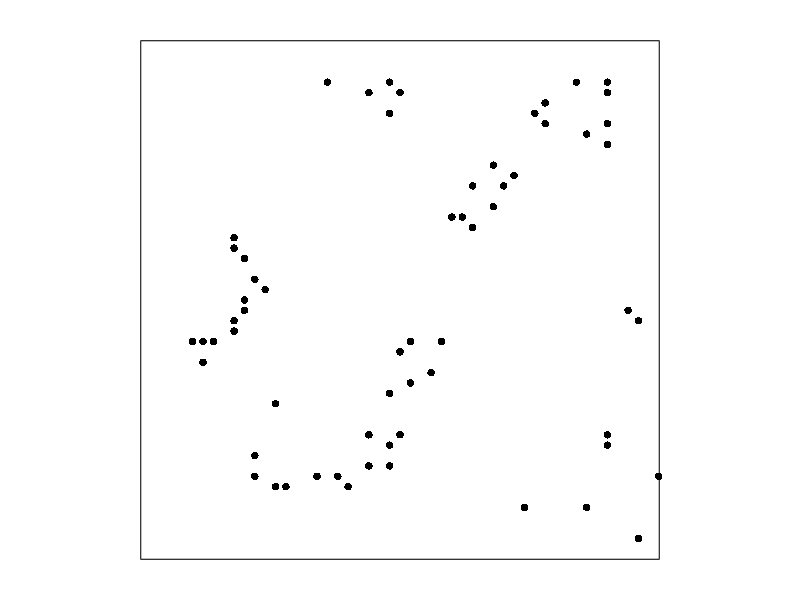
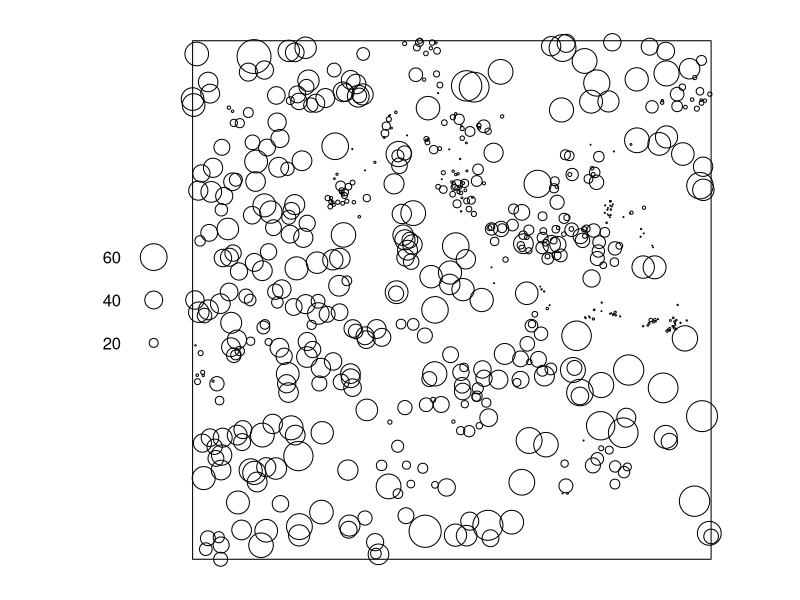
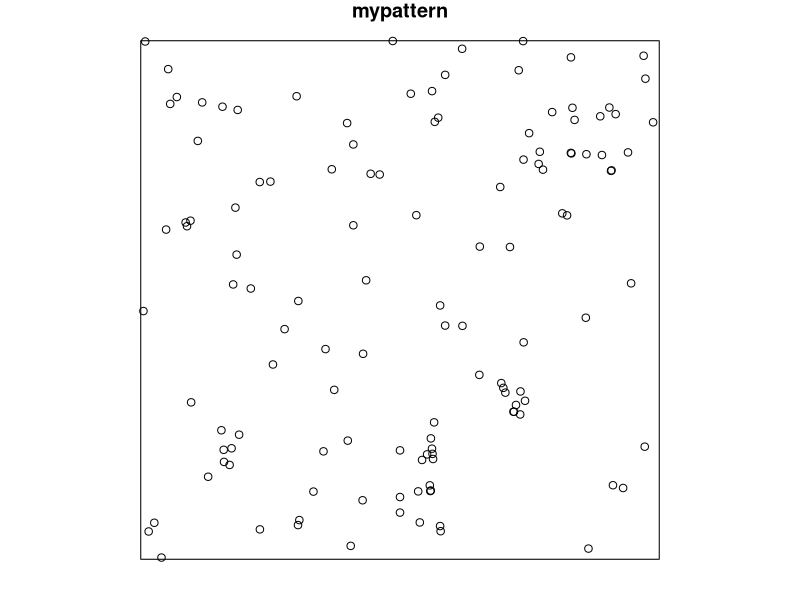
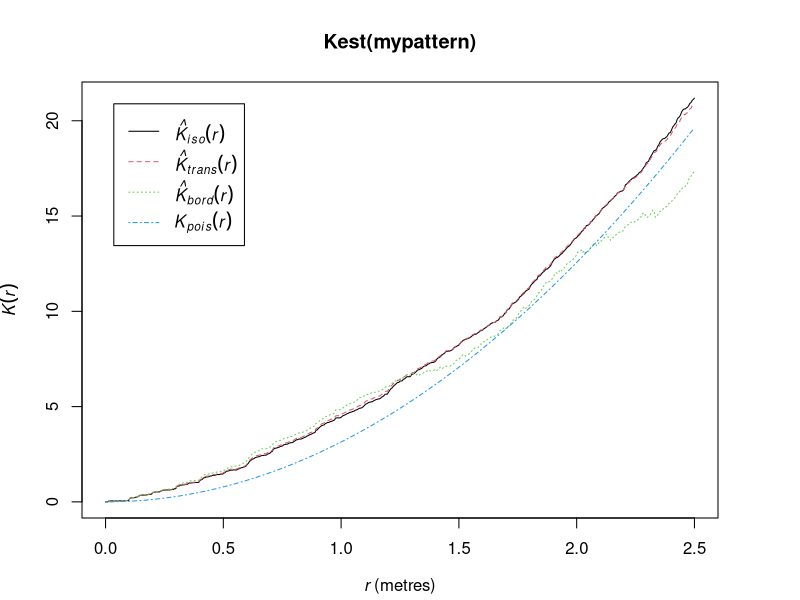
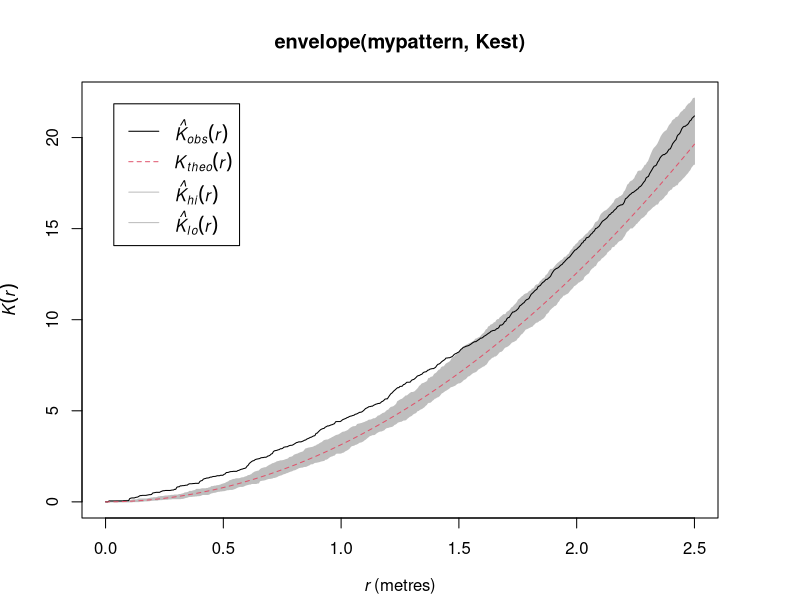
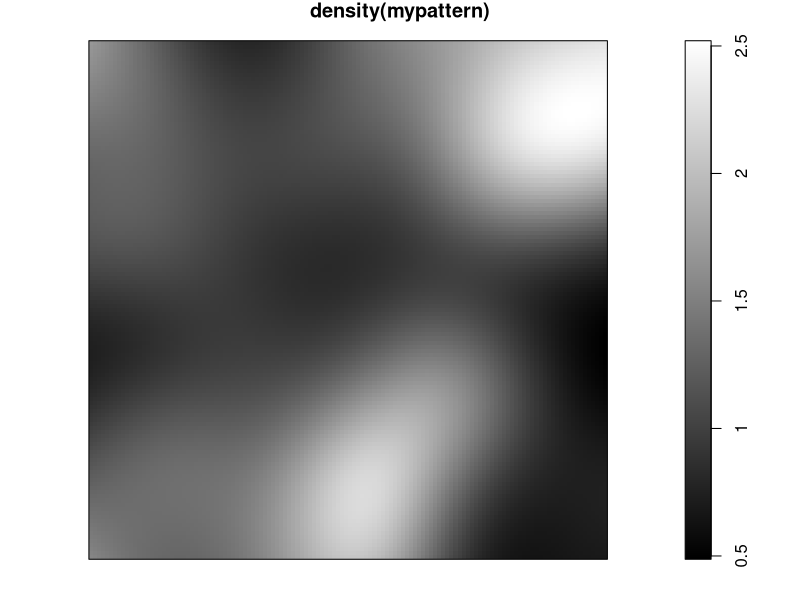
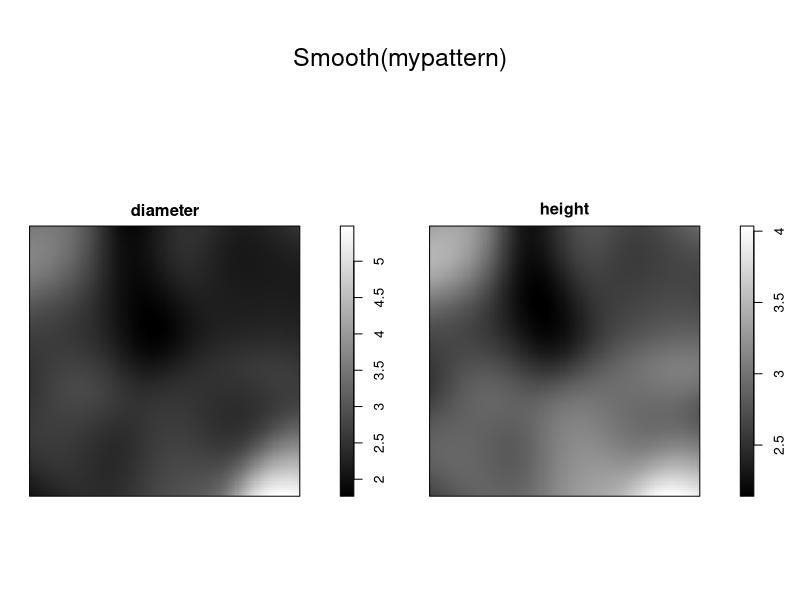

These figures' R source, in order:
### R code from vignette source 'getstart.Rnw'

###################################################
### code chunk number 1: getstart.Rnw:5-6
###################################################
options(SweaveHooks=list(fig=function() par(mar=c(1,1,1,1))))


###################################################
### code chunk number 2: getstart.Rnw:25-32
###################################################
library(spatstat)
spatstat.options(image.colfun=function(n) { grey(seq(0,1,length=n)) })
sdate <- read.dcf(file = system.file("DESCRIPTION", package = "spatstat"),
         fields = "Date")
sversion <- read.dcf(file = system.file("DESCRIPTION", package = "spatstat"),
         fields = "Version")
options(useFancyQuotes=FALSE)


###################################################
### code chunk number 3: getstart.Rnw:56-58
###################################################
getOption("SweaveHooks")[["fig"]]()
data(redwood)
plot(redwood, pch=16, main="")


###################################################
### code chunk number 4: getstart.Rnw:80-82
###################################################
getOption("SweaveHooks")[["fig"]]()
data(longleaf)
plot(longleaf, main="")


###################################################
### code chunk number 5: getstart.Rnw:139-142
###################################################
data(finpines)
mypattern <- unmark(finpines)
mydata <- round(as.data.frame(finpines), 2)


###################################################
### code chunk number 6: getstart.Rnw:157-158 (eval = FALSE)
###################################################
## mydata <- read.csv("myfile.csv")


###################################################
### code chunk number 7: getstart.Rnw:169-170
###################################################
head(mydata)


###################################################
### code chunk number 8: getstart.Rnw:185-186 (eval = FALSE)
###################################################
##   mypattern <- ppp(mydata[,3], mydata[,7], c(100,200), c(10,90))


###################################################
### code chunk number 9: getstart.Rnw:189-190 (eval = FALSE)
###################################################
## ppp(x.coordinates, y.coordinates, x.range, y.range)


###################################################
### code chunk number 10: getstart.Rnw:199-200
###################################################
getOption("SweaveHooks")[["fig"]]()
plot(mypattern)


###################################################
### code chunk number 11: getstart.Rnw:207-208 (eval = FALSE)
###################################################
## summary(mypattern)


###################################################
### code chunk number 12: getstart.Rnw:212-213
###################################################
options(SweaveHooks=list(fig=function() par(mar=rep(4,4)+0.1)))


###################################################
### code chunk number 13: getstart.Rnw:215-216
###################################################
getOption("SweaveHooks")[["fig"]]()
plot(Kest(mypattern))


###################################################
### code chunk number 14: getstart.Rnw:222-223 (eval = FALSE)
###################################################
## plot(envelope(mypattern,Kest))


###################################################
### code chunk number 15: getstart.Rnw:225-226
###################################################
env <- envelope(mypattern,Kest, nsim=39)


###################################################
### code chunk number 16: getstart.Rnw:228-229
###################################################
getOption("SweaveHooks")[["fig"]]()
plot(env, main="envelope(mypattern, Kest)")


###################################################
### code chunk number 17: getstart.Rnw:231-232
###################################################
options(SweaveHooks=list(fig=function() par(mar=c(1,1,1,1))))


###################################################
### code chunk number 18: getstart.Rnw:238-239
###################################################
getOption("SweaveHooks")[["fig"]]()
plot(density(mypattern))


###################################################
### code chunk number 19: getstart.Rnw:249-250 (eval = FALSE)
###################################################
## marks(mypattern) <- mydata[, c(5,9)]


###################################################
### code chunk number 20: getstart.Rnw:252-253
###################################################
mypattern <-finpines


###################################################
### code chunk number 21: getstart.Rnw:256-257 (eval = FALSE)
###################################################
## plot(Smooth(mypattern))


###################################################
### code chunk number 22: getstart.Rnw:260-261
###################################################
getOption("SweaveHooks")[["fig"]]()
plot(Smooth(mypattern, sigma=1.2), main="Smooth(mypattern)")
